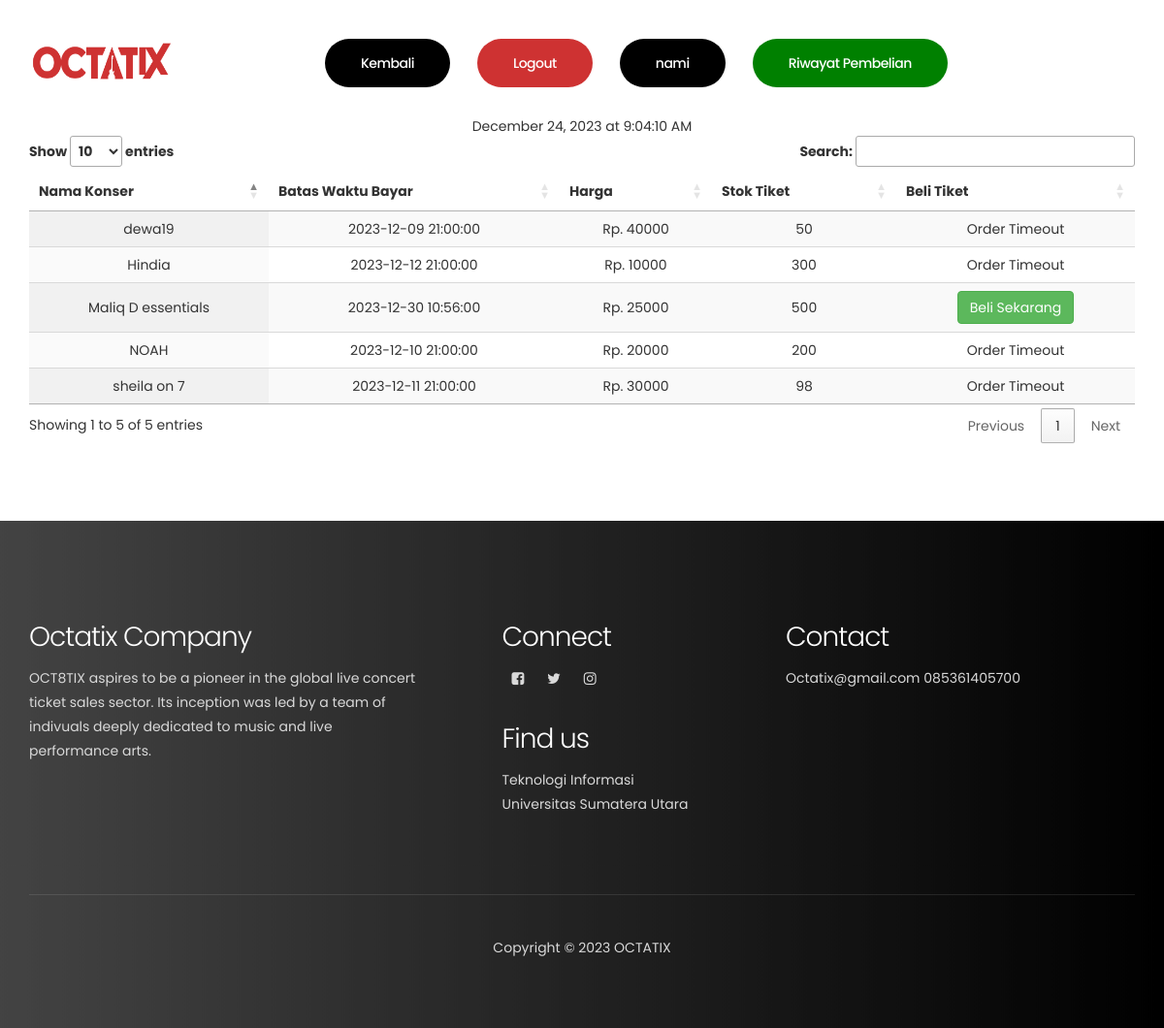
Page /user/user.php (signed in) on the committed database.
### tables this page shows
CREATE TABLE `keranjang` (
  `id` int(11) NOT NULL,
  `nama_konser` varchar(100) NOT NULL,
  `waktu` datetime NOT NULL,
  `gambar` varchar(100) NOT NULL,
  `harga` int(100) NOT NULL,
  `stok_tiket` int(5) NOT NULL,
  `deskripsi` text NOT NULL
);

### user/user.php (the view, shortened to what this page needs)
<?php
require "../koneksi.php";
?>
<!DOCTYPE html>
<html lang="en">
<head>
     <link rel="stylesheet" href="../css/bootstrap.min.css">
     <link rel="stylesheet" href="../css/magnific-popup.css">
     <link rel="stylesheet" href="../css/font-awesome.min.css">
     <link rel="stylesheet" href="//cdn.datatables.net/1.13.7/css/jquery.dataTables.min.css">
     <link rel="stylesheet" href="../css/main-style.css">
</head>
<body>
     <section class="navbar custom-navbar navbar-fixed-top" role="navigation">
          <div class="container">
               <div class="navbar-header">
                    <a href="user.php" class="navbar-brand"><img height="50px" width="150px"
                              src="../images/octatix-logo.png" alt="LogoTubes"></a>
               </div>
               <div class="collapse navbar-collapse">
                    <ul class="nav navbar-nav navbar-nav-first">
                         <li class="section-btn" style="background-color: black;">
                              <a href="../index.php">
                                   Kembali
                              </a>
                         </li>
                         <li class="section-btn">
                              <a class="dropdown-item" href=#" data-toggle="modal" data-target="#logoutModal">
                                   Logout
                              </a>
                         </li>
                         <li class="section-btn" style="background-color: black;">
                              <a href="profile.php?id=<?php echo $_SESSION['id']; ?>">
                                   <?php
                                   echo $_SESSION['nama'];
                                   ?>
                              </a>
                         </li>
                         <li class="section-btn" style="background-color: green">
                              <a href="riwayat.php?username=<?php echo $_SESSION['username']; ?>">
                                   Riwayat Pembelian
                              </a>
                         </li>
                    </ul>
               </div>
          </div>
     </section>
     <section id="data-konser" data-stellar-background-ratio="0.5" style="background-color: white;">
          <br>
          <br>
          <div class="container">
               <div class="row">
                    <div class="col-md-12">
                         <span id="current-time"></span>
                    </div>
               </div>
          </div>
          <div class="container">
               <table id="tabelKonser" class="display">
                    <thead>
                         <tr>
                              <th>Nama Konser</th>
                              <th>Batas Waktu Bayar</th>
                              <th>Harga</th>
                              <th>Stok Tiket</th>
                              <th>Beli Tiket</th>
                         </tr>
                    </thead>
                    <tbody>
                         <?php
                         $query = "SELECT * FROM keranjang";
                         $hasil = mysqli_query($koneksi, $query);
                         foreach ($hasil as $data) {
                              ?>
                              <tr?>
                                   <td>
                                        <?php echo $data['nama_konser']; ?>
                                   </td>
                                   <td>
                                        <?php echo $data['waktu']; ?>
                                   </td>
                                   <td>
                                        <?php echo "Rp. " . $data['harga']; ?>
                                   </td>
                                   <td>
                                        <?php echo $data['stok_tiket']; ?>
                                   </td>
                                   <?php
                                   $waktu_database = strtotime($data['waktu']);
                                   $waktu_sekarang = time();
                                   if ($waktu_sekarang > $waktu_database) {
                                        ?>
                                        <td>
                                             Order Timeout
                                        </td>
                                        <?php
                                   } else {
                                        ?>
                                        <td>
                                             <form method="POST" action="checkout.php">
                                                  <button type="submit" name="btnBeli" class="btn btn-success">Beli
                                                       Sekarang</button>
                                             </form>
                                        </td>
                                        <?php
                                   }
                                   ?>
                                   <?php
                         }
                         ?>
                    </tbody>
               </table>
     </section>
     <footer data-stellar-background-ratio="0.5">
          <div class="container">
               <div class="row">
                    <div class="col-md-5 col-sm-12">
                         <div class="footer-thumb footer-info">
                              <h2>Octatix Company</h2>
                              <p>OCT8TIX aspires to be a pioneer in the global live concert ticket sales sector. Its
                                   inception
                                   was led by a team of indivuals deeply dedicated to music and live performance arts.
                              </p>
                         </div>
                    </div>
                    <div class="col-md-3 col-sm-4">
                         <div class="footer-thumb">
                              <h2>Connect</h2>
                              <ul class="social-icon">
                                   <li><a href="#" class="fa fa-facebook-square" attr="facebook icon"></a></li>
                                   <li><a href="#" class="fa fa-twitter"></a></li>
                                   <li><a href="#" class="fa fa-instagram"></a></li>
                              </ul>
                         </div>
                    </div>
                    <div class="col-md-3 col-sm-4">
                         <div class="footer-thumb">
                              <h2>Contact</h2>
                              <ul class="social-icon">
                                   <li>
                                        <p>Octatix@gmail.com</p>
                                   </li>
                                   <li>
                                        <p>085361405700</p>
                                   </li>
                              </ul>
                         </div>
                    </div>
                    <div class="col-md-2 col-sm-4">
                         <div class="footer-thumb">
                              <h2>Find us</h2>
                              <p>Teknologi Informasi <br> Universitas Sumatera Utara</p>
                         </div>
                    </div>
                    <div class="col-md-12 col-sm-12">
                         <div class="footer-bottom">
                              <div class="copyright-text">
                                   <center>
                                        <p>Copyright &copy; 2023 OCTATIX</p>
                                   </center>
                              </div>
                         </div>
                    </div>
               </div>
          </div>
     </footer>
</body>
</html>

### css/main-style.css (style rules this page uses)
body { background: #000000; font-family: 'Poppins', sans-serif; overflow-x: hidden; }
h1,h2,h3,h4,h5,h6 { font-weight: 300; line-height: inherit; letter-spacing: -1px; }
h2 { color: #393939; font-size: 2em; }
p { color: #757575; font-size: 14px; font-weight: normal; line-height: 25px; }
* { -webkit-box-sizing: border-box; -moz-box-sizing: border-box; box-sizing: border-box; }
*:before, *:after { -webkit-box-sizing: border-box; -moz-box-sizing: border-box; box-sizing: border-box; }
a { color: #252525; font-weight: normal; -webkit-transition: 0.5s; transition: 0.5s; text-decoration: none !important; }
.section-btn { background: #ce3232; border: 0; border-radius: 100px; color: #ffffff; cursor: pointer; font-size: inherit; font-weight: normal; padding: 15px 30px; -webkit-transition: 0.5s; transition: 0.5s; }
section { padding-top: 80px; padding-bottom: 80px; text-align: center; }
.custom-navbar { border: none; margin-bottom: 0; padding: 25px 0; }
.custom-navbar .navbar-brand { color: #ffffff; font-size: 25px; font-weight: 500; letter-spacing: -1px; margin-bottom: 10px; }
.custom-navbar .navbar-nav.navbar-nav-first { margin-left: 8em; }
.custom-navbar .section-btn { padding: 15px; margin-left: 2em; }
.custom-navbar .section-btn a { padding: 0; }
.custom-navbar .nav li a { font-size: 14px; font-weight: 500; color: #ffffff; letter-spacing: -0.5px; padding-right: 22px; padding-left: 22px; }
@media (min-width:768px) { .custom-navbar { border-bottom: 0; background: 0 0; } }
@media (min-width:768px) { .navbar-nav.navbar-nav-first { margin-top: 15px; } }
h2 { color: #ffffff; }
#blog h2, p, a { color: white; }
footer { background: #000000; background: -webkit-linear-gradient(to right, #434343, #000000); background: linear-gradient(to right, #434343, #000000); position: relative; padding-top: 80px; padding-bottom: 60px; }
footer h2 { color: #ffffff; }
footer p, footer span, .footer-link li a { color: #d9d9d9; }
.copyright-text p, .footer-bottom .phone-contact p { font-size: 14px; }
.footer-info p { margin-right: 4em; }
.footer-bottom { border-top: 1px solid rgba(255,255,255,0.1); margin-top: 5em; padding-top: 3em; }
.social-icon { position: relative; padding: 0; margin: 0; }
.social-icon li { display: inline-block; list-style: none; }
.social-icon li a { border-radius: 100px; color: #d9d9d9; font-size: 15px; text-decoration: none; position: relative; margin: 5px 10px; }

### rows in the picture
keranjang: nama_konser "dewa19", waktu "2023-12-09 21:00:00", harga "40000", stok_tiket "50", shows "Order Timeout"
keranjang: nama_konser "sheila on 7", waktu "2023-12-11 21:00:00", harga "30000", stok_tiket "98", shows "Order Timeout"
keranjang: nama_konser "NOAH", waktu "2023-12-10 21:00:00", harga "20000", stok_tiket "200", shows "Order Timeout"
keranjang: nama_konser "Hindia", waktu "2023-12-12 21:00:00", harga "10000", stok_tiket "300", shows "Order Timeout"
keranjang: nama_konser "Maliq D essentials", waktu "2023-12-30 10:56:00", harga "25000", stok_tiket "500"

### other values in the picture
$_SESSION['nama'] "nami"
